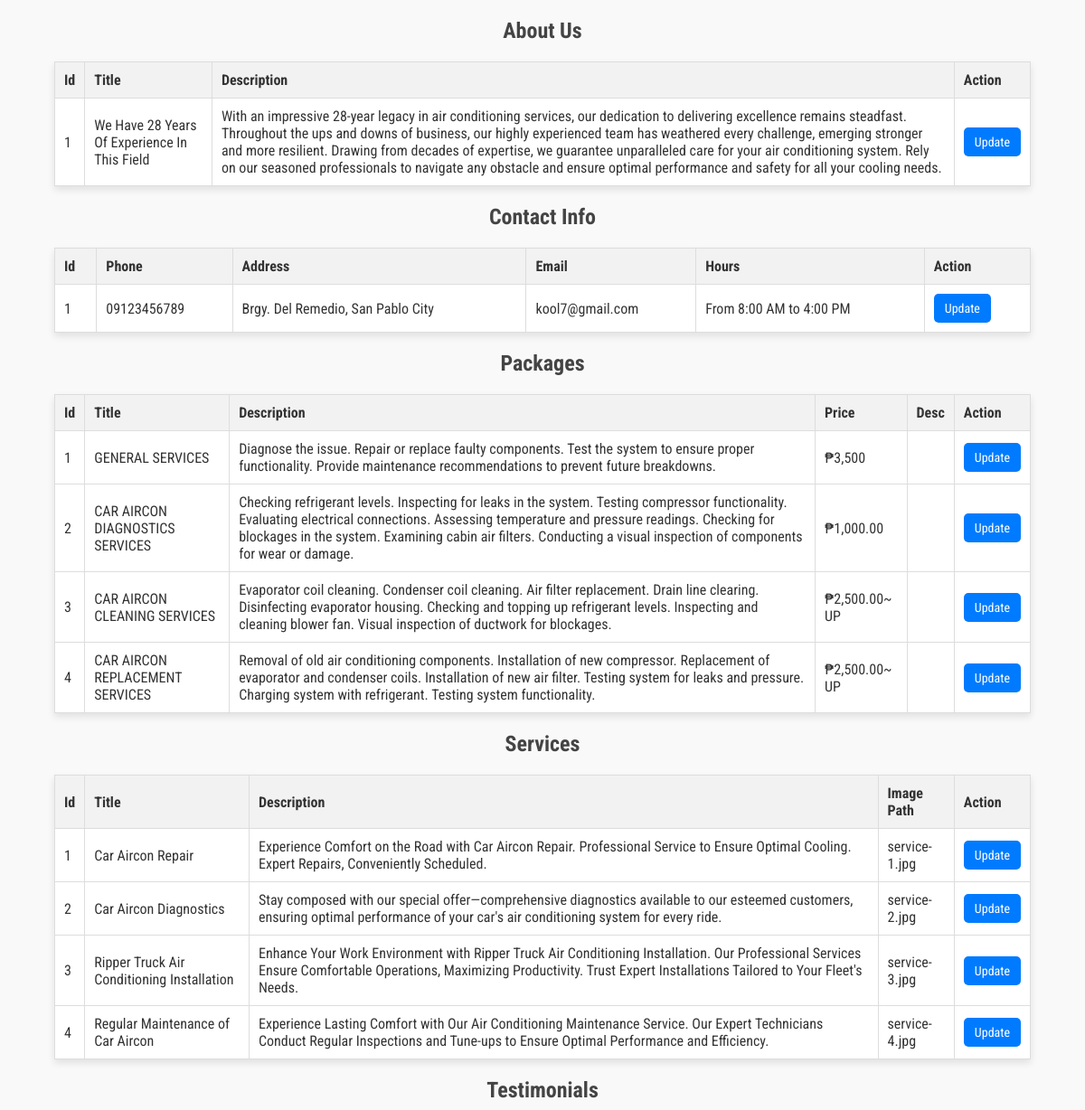
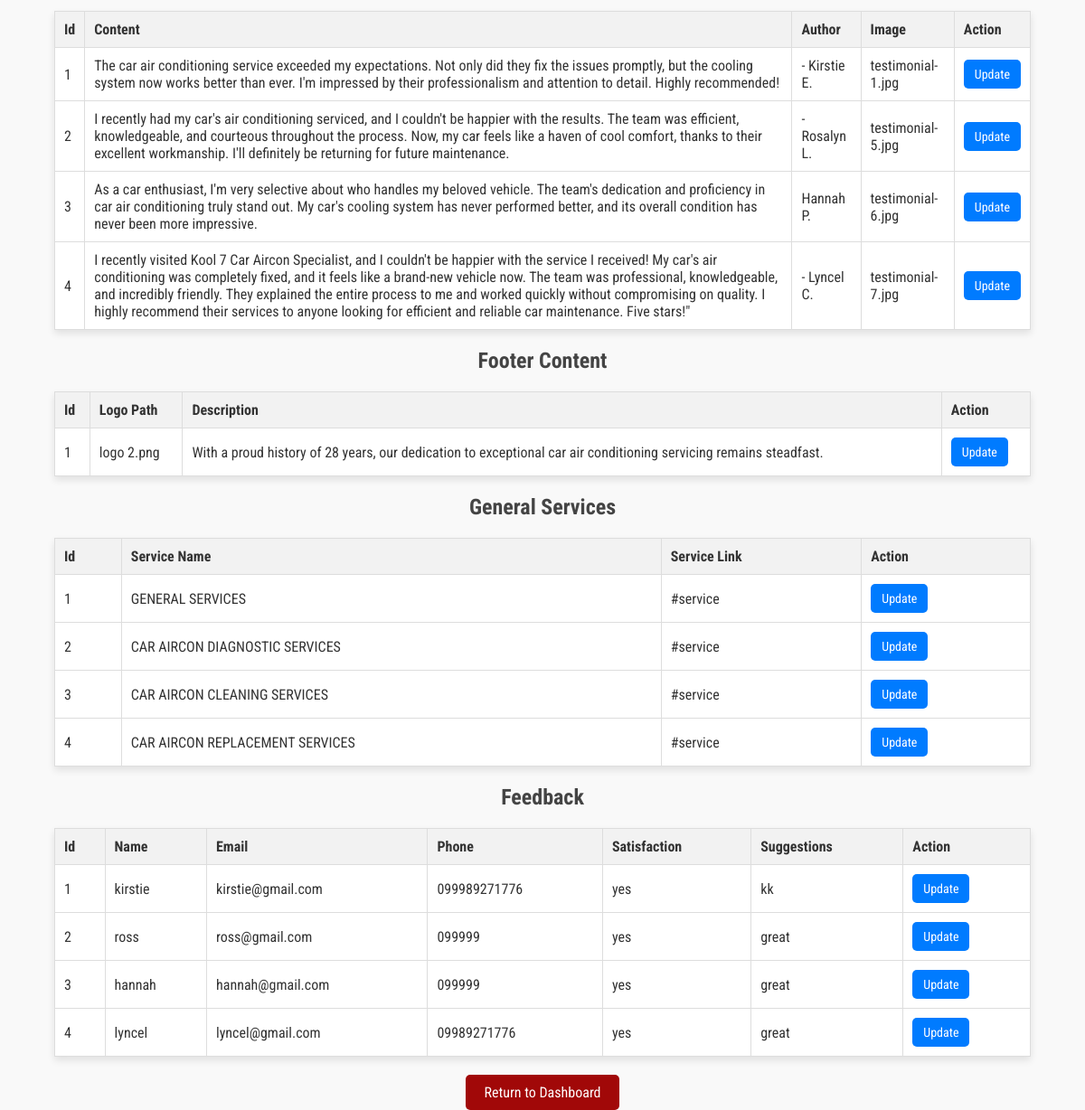
/edit_information.php (signed in), run on the app's committed database (2 pictures, top to bottom).
### tables this page shows
CREATE TABLE `about_us` (
  `id` int(11) NOT NULL,
  `title` varchar(100) NOT NULL,
  `description` text NOT NULL
);

CREATE TABLE `contact_info` (
  `id` int(11) NOT NULL,
  `phone` varchar(20) NOT NULL,
  `address` varchar(100) NOT NULL,
  `email` varchar(100) NOT NULL,
  `hours` varchar(255) NOT NULL
);

CREATE TABLE `packages` (
  `id` int(11) NOT NULL,
  `title` varchar(100) NOT NULL,
  `description` text NOT NULL,
  `price` varchar(255) NOT NULL,
  `desc` varchar(255) NOT NULL
);

CREATE TABLE `services` (
  `id` int(11) NOT NULL,
  `title` varchar(100) NOT NULL,
  `description` text NOT NULL,
  `image_path` varchar(255) NOT NULL
);

CREATE TABLE `testimonials` (
  `id` int(11) NOT NULL,
  `content` text NOT NULL,
  `author` varchar(100) NOT NULL,
  `image` varchar(100) NOT NULL
);

CREATE TABLE `footer_content` (
  `id` int(11) NOT NULL,
  `logo_path` varchar(255) NOT NULL,
  `description` text NOT NULL
);

CREATE TABLE `general_services` (
  `id` int(11) NOT NULL,
  `service_name` varchar(255) NOT NULL,
  `service_link` varchar(255) NOT NULL
);

CREATE TABLE `feedback` (
  `id` int(11) NOT NULL,
  `name` varchar(255) NOT NULL,
  `email` varchar(255) NOT NULL,
  `phone` varchar(20) NOT NULL,
  `satisfaction` enum('yes','no') NOT NULL,
  `suggestions` text NOT NULL
);

### edit_information.php (the view, shortened to what this page needs)
<!DOCTYPE html>
<html lang="en">
<head>
</head>
<body>
    <?php
    $servername = "localhost";
    $username = "root";
    $password = "";
    $database = "kool7_car_aircon_specialist";
    $conn = new mysqli($servername, $username, $password, $database);
    $tables = array("about_us", "contact_info", "packages", "services", "testimonials", "footer_content", "general_services", "feedback");
    foreach ($tables as $table) {
        $sql = "SELECT * FROM $table";
        $result = $conn->query($sql);
        ?>
        <h2><?php echo ucwords(str_replace('_', ' ', $table)); ?></h2>
        <table>
            <tr>
                <?php
                $sql_columns = "SHOW COLUMNS FROM $table";
                $result_columns = $conn->query($sql_columns);
                while ($row = $result_columns->fetch_assoc()) {
                    echo "<th>" . ucwords(str_replace('_', ' ', $row["Field"])) . "</th>";
                }
                ?>
                <th>Action</th>
            </tr>
            <?php
            if ($result->num_rows > 0) {
                while ($row = $result->fetch_assoc()) {
                    echo "<tr>";
                    foreach ($row as $key => $value) {
                        echo "<td>$value</td>";
                    }
                    echo "<td>
                        <button onclick='openModal(\"$table\", " . $row["id"] . ")'>Update</button>
                    </td>";
                    echo "</tr>";
                }
            } else {
                echo "<tr><td colspan='" . ($result_columns->num_rows + 1) . "'>No records found</td></tr>";
            }
            ?>
        </table>
        <?php
    }
    ?>
    <div style="text-align: center; margin-top: 20px;">
        <a href="dashboard.php"
            style="display: inline-block; padding: 10px 20px; background-color: #a10808; color: white; text-decoration: none; border: none; border-radius: 5px; cursor: pointer; font-size: 16px;">
            Return to Dashboard
        </a>
    </div>
</body>
</html>

### edit_information.php (style rules this page uses)
* { margin: 0; padding: 0; box-sizing: border-box; font-family: "Roboto Condensed", sans-serif; }
body { font-family: Arial, sans-serif; margin: 0; padding: 0; background-color: #f9f9f9; color: #333; }
h2 { text-align: center; color: #444; margin-top: 20px; }
table { border-collapse: collapse; width: 90%; margin: 20px auto; background-color: #fff; box-shadow: 0px 4px 8px rgba(0, 0, 0, 0.1); }
th, td { border: 1px solid #ddd; padding: 10px; text-align: left; }
th { background-color: #f2f2f2; }
td button { padding: 8px 12px; background-color: #007bff; color: white; border: none; border-radius: 5px; cursor: pointer; font-size: 14px; transition: background-color 0.3s ease; }

### data on the page
about_us: id "1", title "We Have 28 Years Of Experience In This Field", description "With an impressive 28-year legacy in air conditioning services, our dedication to delivering excellence remains steadfast. Throughout the ups and downs of business, our highly experienced team has weathered every challenge, emerging stronger and more resilient. Drawing from decades of expertise, we guarantee unparalleled care for your air conditioning system. Rely on our seasoned professionals to navigate any obstacle and ensure optimal performance and safety for all your cooling needs."
contact_info: id "1", phone "09123456789", address "Brgy. Del Remedio, San Pablo City", email "kool7@gmail.com", hours "From 8:00 AM to 4:00 PM"
packages: id "1", title "GENERAL SERVICES", description "Diagnose the issue. Repair or replace faulty components. Test the system to ensure proper functionality. Provide maintenance recommendations to prevent future breakdowns.", price "₱3,500"
packages: id "2", title "CAR AIRCON DIAGNOSTICS SERVICES", description "Checking refrigerant levels. Inspecting for leaks in the system. Testing compressor functionality. Evaluating electrical connections. Assessing temperature and pressure readings. Checking for blockages in the system. Examining cabin air filters. Conducting a visual inspection of components for wear or damage.", price "₱1,000.00"
packages: id "3", title "CAR AIRCON CLEANING SERVICES", description "Evaporator coil cleaning. Condenser coil cleaning. Air filter replacement. Drain line clearing. Disinfecting evaporator housing. Checking and topping up refrigerant levels. Inspecting and cleaning blower fan. Visual inspection of ductwork for blockages.", price "₱2,500.00~ UP"
packages: id "4", title "CAR AIRCON REPLACEMENT SERVICES", description "Removal of old air conditioning components. Installation of new compressor. Replacement of evaporator and condenser coils. Installation of new air filter. Testing system for leaks and pressure. Charging system with refrigerant. Testing system functionality.", price "₱2,500.00~ UP"
services: id "1", title "Car Aircon Repair", description "Experience Comfort on the Road with Car Aircon Repair. Professional Service to Ensure Optimal Cooling. Expert Repairs, Conveniently Scheduled.", image_path "service-1.jpg"
services: id "2", title "Car Aircon Diagnostics", description "Stay composed with our special offer—comprehensive diagnostics available to our esteemed customers, ensuring optimal performance of your car's air conditioning system for every ride.", image_path "service-2.jpg"
services: id "3", title "Ripper Truck Air Conditioning Installation", description "Enhance Your Work Environment with Ripper Truck Air Conditioning Installation. Our Professional Services Ensure Comfortable Operations, Maximizing Productivity. Trust Expert Installations Tailored to Your Fleet's Needs.", image_path "service-3.jpg"
services: id "4", title "Regular Maintenance of Car Aircon", description "Experience Lasting Comfort with Our Air Conditioning Maintenance Service. Our Expert Technicians Conduct Regular Inspections and Tune-ups to Ensure Optimal Performance and Efficiency.", image_path "service-4.jpg"
testimonials: id "1", content "The car air conditioning service exceeded my expectations. Not only did they fix the issues promptly, but the cooling system now works better than ever. I'm impressed by their professionalism and attention to detail. Highly recommended!", author "- Kirstie E.", image "testimonial-1.jpg"
testimonials: id "2", content "I recently had my car's air conditioning serviced, and I couldn't be happier with the results. The team was efficient, knowledgeable, and courteous throughout the process. Now, my car feels like a haven of cool comfort, thanks to their excellent workmanship. I'll definitely be returning for future maintenance.", author "- Rosalyn L.", image "testimonial-5.jpg"
testimonials: id "3", content "As a car enthusiast, I'm very selective about who handles my beloved vehicle. The team's dedication and proficiency in car air conditioning truly stand out. My car's cooling system has never performed better, and its overall condition has never been more impressive.", author "Hannah P.", image "testimonial-6.jpg"
testimonials: id "4", content "I recently visited Kool 7 Car Aircon Specialist, and I couldn't be happier with the service I received! My car's air conditioning was completely fixed, and it feels like a brand-new vehicle now. The team was professional, knowledgeable, and incredibly friendly. They explained the entire process to me and worked quickly without compromising on quality. I highly recommend their services to anyone looking for efficient and reliable car maintenance. Five stars!\"", author "- Lyncel C.", image "testimonial-7.jpg"
footer_content: id "1", logo_path "logo 2.png", description "With a proud history of 28 years, our dedication to exceptional car air conditioning servicing remains steadfast."
general_services: id "1", service_name "GENERAL SERVICES", service_link "#service"
general_services: id "2", service_name "CAR AIRCON DIAGNOSTIC SERVICES", service_link "#service"
general_services: id "3", service_name "CAR AIRCON CLEANING SERVICES", service_link "#service"
general_services: id "4", service_name "CAR AIRCON REPLACEMENT SERVICES", service_link "#service"
feedback: id "1", name "kirstie", email "kirstie@gmail.com", phone "099989271776", satisfaction "yes", suggestions "kk"
feedback: id "2", name "ross", email "ross@gmail.com", phone "099999", satisfaction "yes", suggestions "great"
feedback: id "3", name "hannah", email "hannah@gmail.com", phone "099999", satisfaction "yes", suggestions "great"
feedback: id "4", name "lyncel", email "lyncel@gmail.com", phone "09989271776", satisfaction "yes", suggestions "great"

### other printed values
str_replace('_', ' ', $table) "About Us"
str_replace('_', ' ', $row["Field"]) "Id"
str_replace('_', ' ', $row["Field"]) "Title"
str_replace('_', ' ', $row["Field"]) "Description"
str_replace('_', ' ', $table) "Contact Info"
str_replace('_', ' ', $row["Field"]) "Phone"
str_replace('_', ' ', $row["Field"]) "Address"
str_replace('_', ' ', $row["Field"]) "Email"
str_replace('_', ' ', $row["Field"]) "Hours"
str_replace('_', ' ', $table) "Packages"
str_replace('_', ' ', $row["Field"]) "Price"
str_replace('_', ' ', $row["Field"]) "Desc"
str_replace('_', ' ', $table) "Services"
str_replace('_', ' ', $row["Field"]) "Image Path"
str_replace('_', ' ', $table) "Testimonials"
